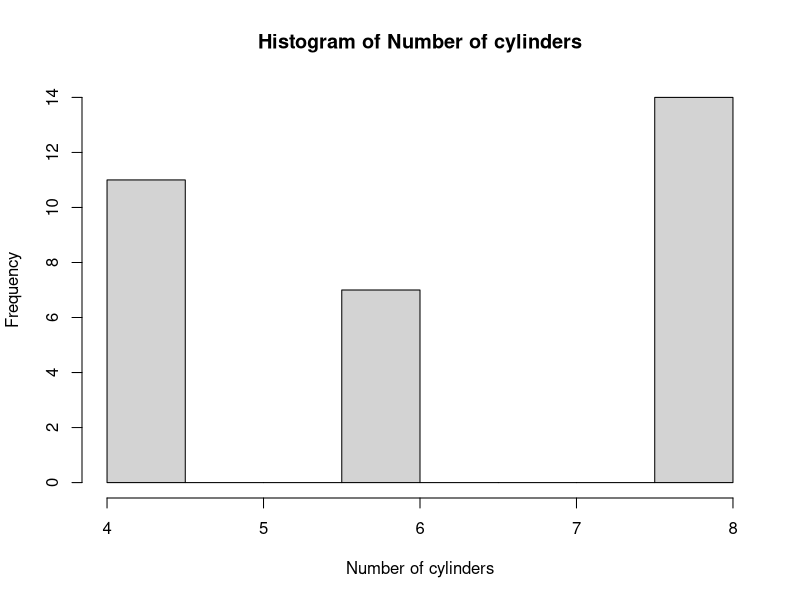

Here is the R script that generated this plot:
## ---- chunk 1
data(mtcars)
hist(mtcars$cyl, xlab = "Number of cylinders", main = paste("Histogram of Number of cylinders"))
## ---- chunk 2
tapply(mtcars$mpg, mtcars$cyl, mean)[[3]]
